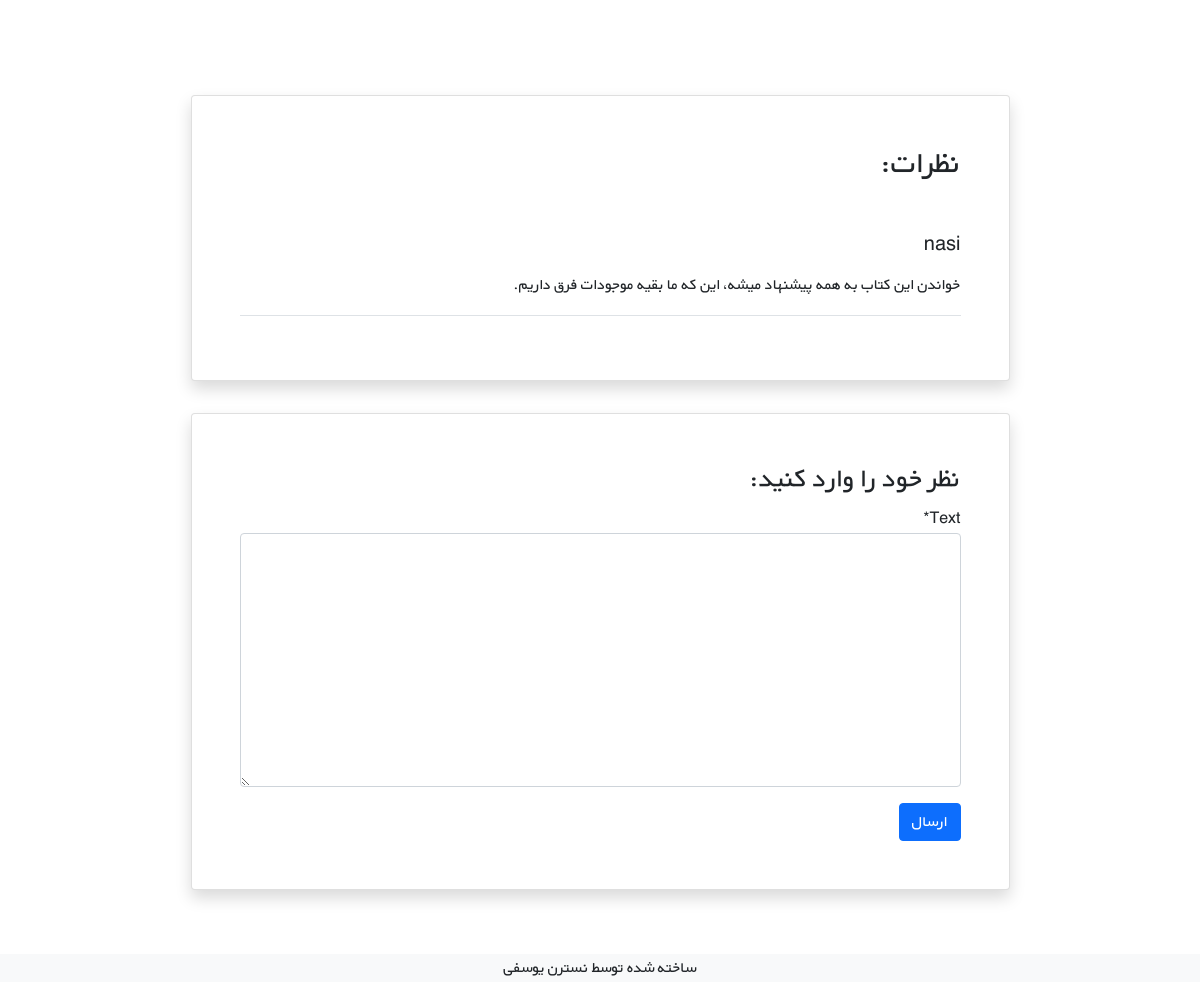
The page /books/2/ (lower part) on the database as committed earlier.
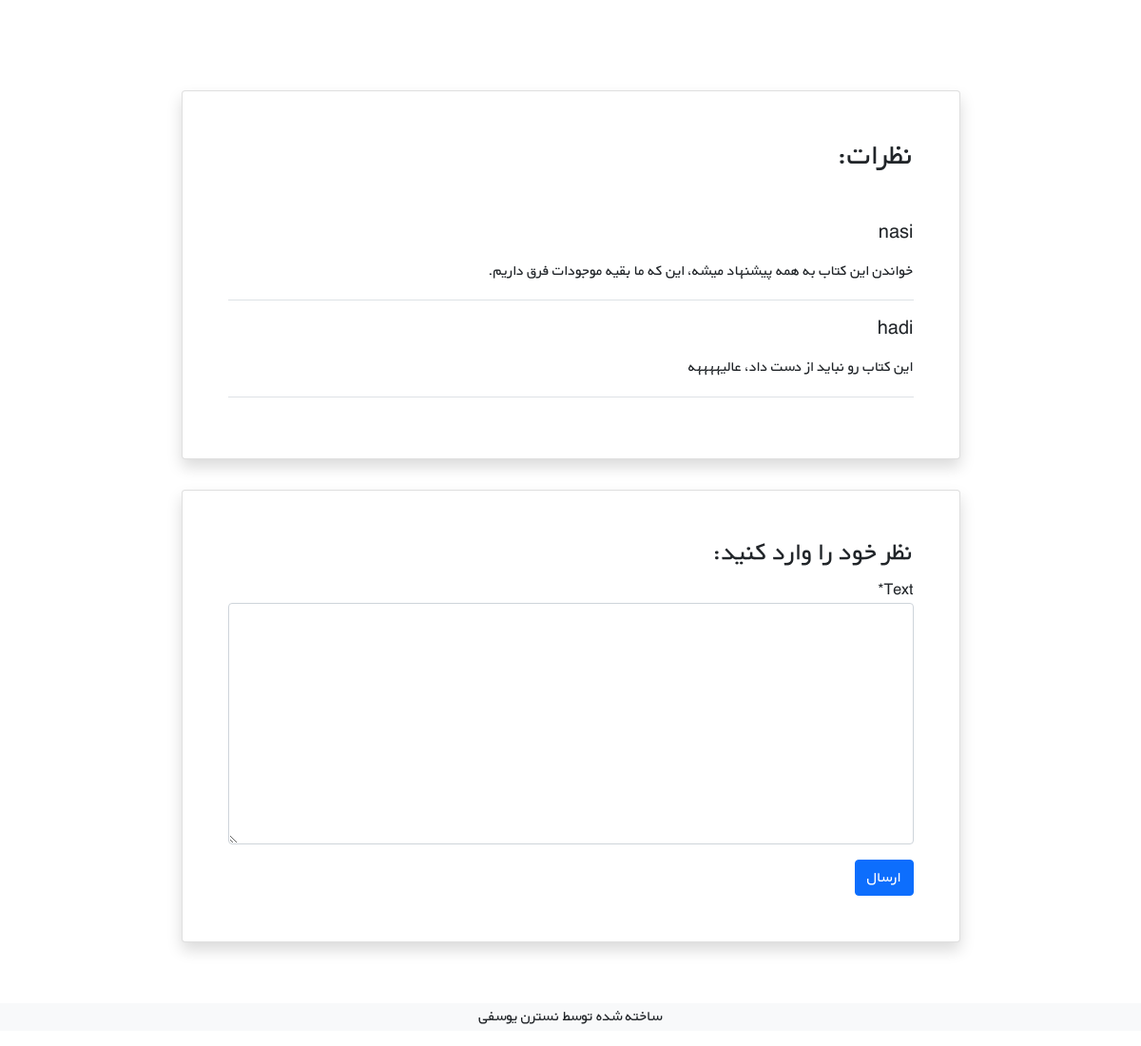
The same page on the database as committed later.
### books/models.py (models this page shows, shortened)
class Comment(models.Model):
    user = models.ForeignKey(get_user_model(),on_delete=models.CASCADE)
    book = models.ForeignKey(Book, on_delete=models.CASCADE, related_name='comments')
    text = models.TextField()
    datetime_create = models.DateTimeField(auto_now_add=True)
    is_active = models.BooleanField(default=True)
    recommend = models.BooleanField(default=True)

### accounts/models.py (models this page shows)
class CustomUser(AbstractUser):
    age = models.PositiveIntegerField(blank=True, null=True)

### books/views.py (the view, shortened to what this page needs)
# urls.py: path('<int:pk>/', views.book_detail_view, name='book_detail'),
def book_detail_view(request, pk):
    global comment_form
    book = get_object_or_404(Book, pk=pk)
    book_comments = book.comments.all()
    comment_form = CommentForm()
    context = {
        'book' : book,
        'comments' : book_comments,
        'comment_form' : comment_form,
    }
    return render(request, 'books/book_detail.html', context)

### books/forms.py
class CommentForm(forms.ModelForm):
    class Meta:
        model = Comment
        fields = ('text',)

### books/templates/books/book_detail.html (shortened to what this page needs)
{% extends '_base.html' %}
{% load crispy_forms_tags %}
{% block content %}
<div class="container mt-5" dir="rtl">
    <div class="">
        <div class="">
            <div class="d-flex justify-content-center">
                <div class="my-3 p-5 w-sm-75 w-100">
                </div>
            </div>
            <div class="d-flex justify-content-center">
                <div class="card shadow my-3 p-5 w-sm-75 w-100">
                    <h2 class="mb-5">نظرات:</h2>
                    {% for comment in comments %}
                    <div class="border-bottom mb-3">
                        <h5 class="mb-3">{{comment.user.username}}</h5>
                        <p>{{ comment.text|linebreaks }}</p>
                    </div>
                    {% endfor %}
                </div>
            </div>
            <div class="d-flex justify-content-center">
                <div class="card shadow my-3 p-5 w-sm-75 w-100">
                    <h3>نظر خود را وارد کنید:</h3>
                    <form method="POST">
                        {{ comment_form|crispy }}
                        <button type="submit" class="btn btn-primary mt-3">ارسال</button>
                    </form>
                </div>
            </div>
        </div>
    </div>
</div>
{% endblock %}

### templates/_base.html (shortened to what this page needs)
{% load static %}
<!doctype html>
<html lang="en">
<head>
    <link href="https://cdn.jsdelivr.net/npm/bootstrap@5.1.3/dist/css/bootstrap.min.css" rel="stylesheet"
>
    <link rel="stylesheet" href="{% static 'css/style.css' %}">
</head>
<body>
<div class="container mt-5">
    {% block content %}
    {% endblock %}
</div>
<footer class="bg-light text-center text-lg-start mt-5">
  <div class="text-center bg-grey">
      <p>ساخته شده توسط نسترن یوسفی</p>
  </div>
</footer>
</body>
</body>
</html>

### static/css/style.css (style rules this page uses)
* { font-family: 'BYekan', sans-serif; line-height: 1.8rem; }
@media (min-width: 576px) { .w-sm-75 { width: 75%!important; } }

Rows that differ between the two databases and show on the page:
added Comment: user.username "hadi", text "این کتاب رو نباید از دست داد، عالیههههه"
